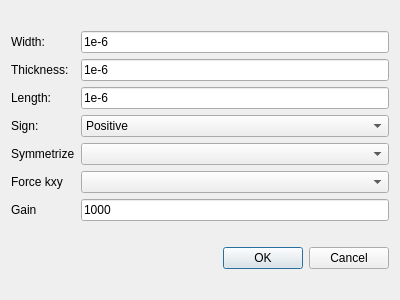
<?xml version="1.0" encoding="UTF-8"?>
<ui version="4.0">
 <class>Dialog_Parameters</class>
 <widget class="QDialog" name="Dialog_Parameters">
  <property name="geometry">
   <rect>
    <x>0</x>
    <y>0</y>
    <width>400</width>
    <height>300</height>
   </rect>
  </property>
  <property name="windowTitle">
   <string>Sample Parameters</string>
  </property>
  <layout class="QGridLayout" name="gridLayout_2">
   <item row="1" column="0">
    <widget class="QDialogButtonBox" name="buttonBox">
     <property name="orientation">
      <enum>Qt::Horizontal</enum>
     </property>
     <property name="standardButtons">
      <set>QDialogButtonBox::Cancel|QDialogButtonBox::Ok</set>
     </property>
    </widget>
   </item>
   <item row="0" column="0">
    <layout class="QGridLayout" name="gridLayout">
     <item row="5" column="0">
      <widget class="QLabel" name="label_6">
       <property name="text">
        <string>Force kxy</string>
       </property>
      </widget>
     </item>
     <item row="1" column="0">
      <widget class="QLabel" name="label_2">
       <property name="text">
        <string>Thickness: </string>
       </property>
      </widget>
     </item>
     <item row="2" column="0">
      <widget class="QLabel" name="label_3">
       <property name="text">
        <string>Length: </string>
       </property>
      </widget>
     </item>
     <item row="4" column="1">
      <widget class="QComboBox" name="comboBox_symmetrize">
       <property name="currentText">
        <string>Optional</string>
       </property>
       <property name="currentIndex">
        <number>-1</number>
       </property>
       <property name="placeholderText">
        <string>Optional</string>
       </property>
       <item>
        <property name="text">
         <string>True</string>
        </property>
       </item>
       <item>
        <property name="text">
         <string>False</string>
        </property>
       </item>
      </widget>
     </item>
     <item row="5" column="1">
      <widget class="QComboBox" name="comboBox_forceKxy">
       <property name="currentIndex">
        <number>-1</number>
       </property>
       <property name="placeholderText">
        <string>Optional</string>
       </property>
       <item>
        <property name="text">
         <string>False</string>
        </property>
       </item>
       <item>
        <property name="text">
         <string>True</string>
        </property>
       </item>
      </widget>
     </item>
     <item row="0" column="1">
      <widget class="QLineEdit" name="lineEdit_width">
       <property name="text">
        <string>1e-6</string>
       </property>
      </widget>
     </item>
     <item row="4" column="0">
      <widget class="QLabel" name="label_5">
       <property name="text">
        <string>Symmetrize</string>
       </property>
      </widget>
     </item>
     <item row="3" column="1">
      <widget class="QComboBox" name="comboBox_sign">
       <item>
        <property name="text">
         <string>Positive</string>
        </property>
       </item>
       <item>
        <property name="text">
         <string>Negative</string>
        </property>
       </item>
      </widget>
     </item>
     <item row="2" column="1">
      <widget class="QLineEdit" name="lineEdit_length">
       <property name="text">
        <string>1e-6</string>
       </property>
      </widget>
     </item>
     <item row="3" column="0">
      <widget class="QLabel" name="label_4">
       <property name="text">
        <string>Sign: </string>
       </property>
      </widget>
     </item>
     <item row="1" column="1">
      <widget class="QLineEdit" name="lineEdit_thickness">
       <property name="text">
        <string>1e-6</string>
       </property>
      </widget>
     </item>
     <item row="0" column="0">
      <widget class="QLabel" name="label">
       <property name="text">
        <string>Width: </string>
       </property>
      </widget>
     </item>
     <item row="6" column="1">
      <widget class="QLineEdit" name="lineEdit_gain">
       <property name="text">
        <string>1000</string>
       </property>
      </widget>
     </item>
     <item row="6" column="0">
      <widget class="QLabel" name="label_7">
       <property name="text">
        <string>Gain</string>
       </property>
      </widget>
     </item>
    </layout>
   </item>
  </layout>
 </widget>
 <resources/>
 <connections>
  <connection>
   <sender>buttonBox</sender>
   <signal>accepted()</signal>
   <receiver>Dialog_Parameters</receiver>
   <slot>accept()</slot>
   <hints>
    <hint type="sourcelabel">
     <x>227</x>
     <y>273</y>
    </hint>
    <hint type="destinationlabel">
     <x>157</x>
     <y>274</y>
    </hint>
   </hints>
  </connection>
  <connection>
   <sender>buttonBox</sender>
   <signal>rejected()</signal>
   <receiver>Dialog_Parameters</receiver>
   <slot>reject()</slot>
   <hints>
    <hint type="sourcelabel">
     <x>316</x>
     <y>260</y>
    </hint>
    <hint type="destinationlabel">
     <x>286</x>
     <y>274</y>
    </hint>
   </hints>
  </connection>
 </connections>
</ui>
